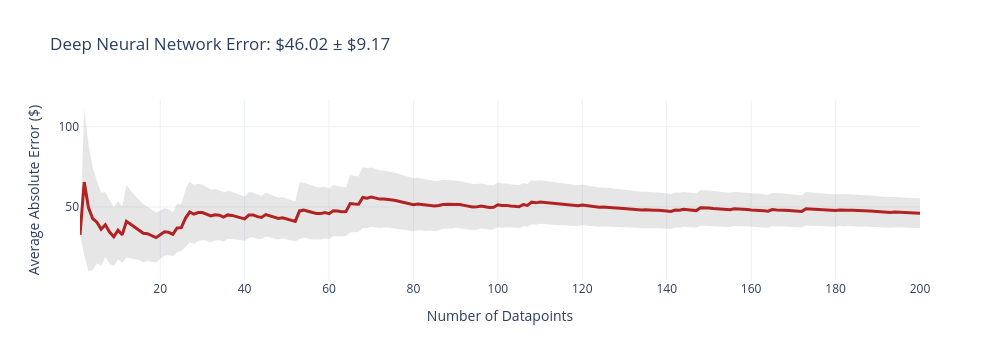
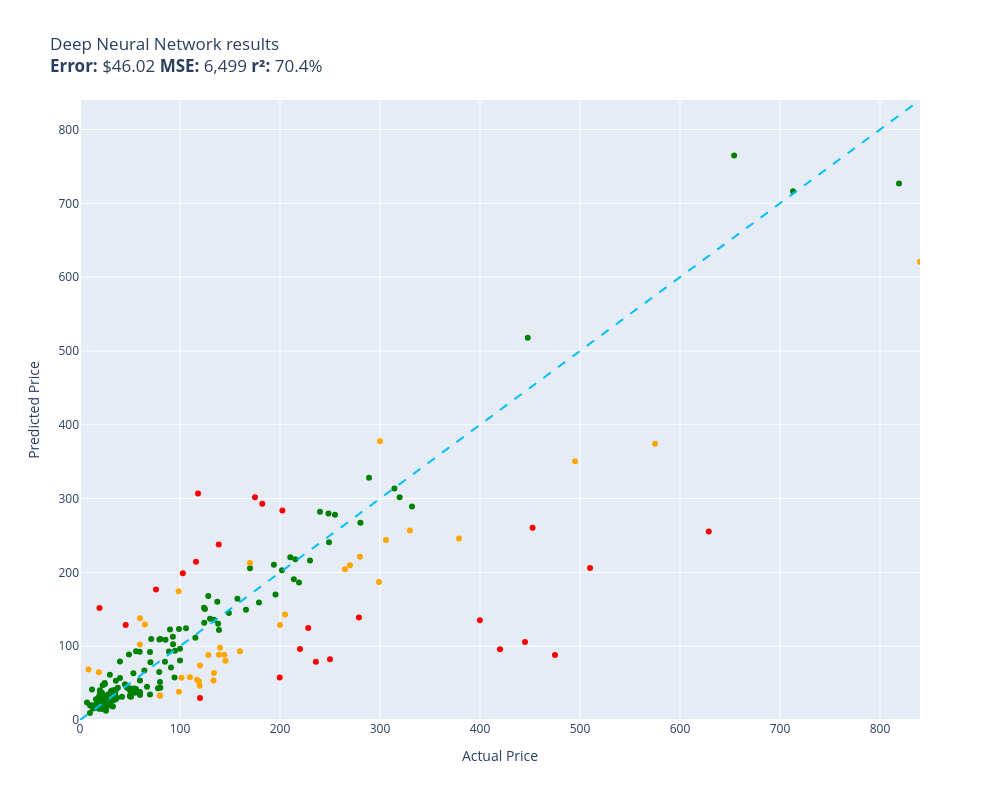

Notebook code for these charts, in order:
### Code cell
def deep_neural_network(item):
    return runner.inference(item)

evaluate(deep_neural_network, test)

### Figure 1 — Plotly figure (JSON) as saved in the notebook; plotly's stock layout.template omitted (floating-point values rounded to 4 significant figures; data arrays with more than 128 entries replaced by an {"elided": "..."} marker saying what was removed)
{"data": [{"fill": "toself", "fillcolor": "rgba(128,128,128,0.2)", "hoverinfo": "skip", "line": {"color": "rgba(255,255,255,0)"}, "name": "95% CI", "showlegend": false, "type": "scatter", "x": {"elided": "400 int values"}, "y": {"elided": "400 float values"}}, {"customdata": {"elided": "200x1 float values"}, "hovertemplate": "n=%{x}<br>Avg Error=$%{y:,.2f}<br>±95% CI=$%{customdata[0]:,.2f}<extra></extra>", "line": {"color": "firebrick", "width": 3}, "mode": "lines", "name": "Cumulative Avg Error", "type": "scatter", "x": {"elided": "200 int values"}, "y": {"elided": "200 float values"}}], "layout": {"height": 360, "showlegend": false, "title": {"text": "Deep Neural Network Error: $46.02 ± $9.17"}, "width": 1000, "xaxis": {"title": {"text": "Number of Datapoints"}}, "yaxis": {"title": {"text": "Average Absolute Error ($)"}}}}

### Figure 2 — Plotly figure (JSON) as saved in the notebook; plotly's stock layout.template omitted (floating-point values rounded to 4 significant figures; data arrays with more than 128 entries replaced by an {"elided": "..."} marker saying what was removed)
{"data": [{"customdata": {"elided": "139x1 str values"}, "hovertemplate": "%{customdata[0]}<extra></extra>", "legendgroup": "green", "marker": {"color": "green", "size": 6, "symbol": "circle"}, "mode": "markers", "name": "green", "orientation": "v", "showlegend": true, "type": "scatter", "x": {"elided": "139 float values"}, "xaxis": "x", "y": {"elided": "139 float values"}, "yaxis": "y"}, {"customdata": [["telpo Headlight Assembly Fit For 15 Camr...\nGuess=$214.27 Actual=$115.99"], ["SKB iSeries 3i-13096-6KP Case for BlackM...\nGuess=$301.95 Actual=$174.99"], ["DEWALT 20V MAX* XR Impact Driver with Bl...\nGuess=$260.57 Actual=$452.53"], ["JRready ST6313 DT Deutsch Connector Kit,...\nGuess=$57.45 Actual=$199.68"], ["Dakota Alert MURS Alert Probe Sensor - M...\nGuess=$96.25 Actual=$219.99"], ["KOHLER 18865-CP Filtered Water Faucet, P...\nGuess=$88.14 Actual=$475.00"], ["Evan-Fischer Front Bumper Cover Compatib...\nGuess=$283.75 Actual=$202.38"], ["Sumerain S1339CM Double Handle Widesprea...\nGuess=$78.79 Actual=$235.86"], ["Poison Spyder 10-08-020 Rocker Knocker\nGuess=$255.48 Actual=$628.76"], ["Lighted Triangle Mirror Cabinet Bathroom...\nGuess=$105.70 Actual=$445.00"], ["BESTILL Wall Mounted Shower Faucet Set, ...\nGuess=$176.95 Actual=$76.00"], ["Pidoko Kids Train Table, Grey with 90 Pc...\nGuess=$29.68 Actual=$119.97"], ["ANZO USA 111207 GMC SIERRA 99-06 / YUKON...\nGuess=$293.01 Actual=$182.28"], ["KOHLER K-1185540-CP Assembly-Slider\nGuess=$128.71 Actual=$45.67"], ["Pioneer 2AM401-BN Two Handle Kitchen Fau...\nGuess=$124.70 Actual=$228.22"], ["LSI Broadcom SAS 9300-8i 8-port 12Gb/s S...\nGuess=$306.73 Actual=$118.00"], ["Canon Sure Shot 90u 35mm Date Camera\nGuess=$135.03 Actual=$399.89"], ["GENUINE VOLVO THERMOSTAT (3.0, 3.2) S60 ...\nGuess=$198.73 Actual=$102.85"], ["Music Hall pa15.3 MM/MC Phono Preamplifi...\nGuess=$82.27 Actual=$250.00"], ["Lorell Bell Chair Glide, 2.5\", Black\nGuess=$151.88 Actual=$19.50"], ["Competition Clutch Disc and Pressure Pla...\nGuess=$205.91 Actual=$510.00"], ["VIPMOTOZ Sequential Turn Signal Premium ...\nGuess=$138.97 Actual=$278.94"], ["Pacific Drums PDCM1618TTRB 16 x 18 Inche...\nGuess=$95.77 Actual=$419.99"], ["Garmin 010-12402-10 GT15M-TM Transom-Mou...\nGuess=$237.66 Actual=$138.74"]], "hovertemplate": "%{customdata[0]}<extra></extra>", "legendgroup": "red", "marker": {"color": "red", "size": 6, "symbol": "circle"}, "mode": "markers", "name": "red", "orientation": "v", "showlegend": true, "type": "scatter", "x": [116.0, 175.0, 452.5, 199.7, 220.0, 475.0, 202.4, 235.9, 628.8, 445.0, 76.0, 120.0, 182.3, 45.67, 228.2, 118.0, 399.9, 102.8, 250.0, 19.5, 510.0, 278.9, 420.0, 138.7], "xaxis": "x", "y": [214.3, 301.9, 260.6, 57.45, 96.25, 88.14, 283.7, 78.79, 255.5, 105.7, 176.9, 29.68, 293.0, 128.7, 124.7, 306.7, 135.0, 198.7, 82.27, 151.9, 205.9, 139.0, 95.77, 237.7], "yaxis": "y"}, {"customdata": [["SuppliesOutlet Compatible Toner Cartridg...\nGuess=$88.46 Actual=$144.29"], ["Pump Head TBVECHI 175PSI 4KW 5.5HP 21CFM...\nGuess=$256.70 Actual=$329.90"], ["Metabo HPT 36V MultiVolt™ Cordless Rotar...\nGuess=$245.81 Actual=$379.00"], ["PEMP E65 E66 CDC Simulate Optical Fiber ...\nGuess=$52.00 Actual=$119.00"], ["Intermatic PX300 12V 300W Transformer wi...\nGuess=$63.70 Actual=$134.00"], ["Mini PC, Kinupute Desktop Computer E3-12...\nGuess=$350.53 Actual=$495.00"], ["Aolemi Oil Rubbed Bronze Single Function...\nGuess=$174.36 Actual=$98.65"], ["Clementoni 39132.5 Jigsaw Puzzle 1,000 P...\nGuess=$32.97 Actual=$79.95"], ["GanFindX Portable Car Hand Controls for ...\nGuess=$93.17 Actual=$159.90"], ["15\" Locking Shower Head Extension Arm in...\nGuess=$33.09 Actual=$79.95"], ["Wenger City Upgrade Laptop Backpack with...\nGuess=$80.19 Actual=$145.42"], ["Fjallraven, Kanken Laptop 15\" Backpack f...\nGuess=$46.38 Actual=$119.65"], ["Western Digital Enterprise RE4-GP 2TB SA...\nGuess=$57.90 Actual=$109.95"], ["Trail Gear Twin Stick Kit for Top Shift ...\nGuess=$221.10 Actual=$279.92"], ["Engine Thermostat, Replace 19301-PAA-306...\nGuess=$64.77 Actual=$18.89"], ["Marvel Legends Series X-Men 6-Inch Archa...\nGuess=$38.29 Actual=$98.95"], ["LEGO Marvel Avengers War Machine Buster ...\nGuess=$137.89 Actual=$59.95"], ["Kingston Brass KS269SN Kingston Clawfoot...\nGuess=$243.70 Actual=$305.99"], ["EMART Photography C Stand with Boom Arm,...\nGuess=$74.01 Actual=$119.99"], ["KS K-STORM Replacement Silicone Mushroom...\nGuess=$68.51 Actual=$8.50"], ["Aeromotive 13304 Regulator, X1 Adjustabl...\nGuess=$209.57 Actual=$269.95"], ["Walker Exhaust Ultra EPA 16478 Direct Fi...\nGuess=$374.15 Actual=$574.99"], ["4pc Wheel Spacers Adapters 4\" (2inch Per...\nGuess=$54.42 Actual=$116.95"], ["Urth 62mm UV, Circular Polarizing (CPL),...\nGuess=$88.48 Actual=$139.00"], ["Mikrotik RB3011UIAS-RM RouterBOARD 10xGi...\nGuess=$186.99 Actual=$299.00"], ["DuraGo 29515020 Front Hub Assembly\nGuess=$88.21 Actual=$128.34"], ["Ibanez M510OVS Acoustic Mandolin in Vint...\nGuess=$212.80 Actual=$169.99"], ["Universal Power Group 12V 100Ah Sealed L...\nGuess=$128.73 Actual=$199.99"], ["Hp Pavilion P7-1257c Motherboard Aahd3-h...\nGuess=$102.13 Actual=$59.86"], ["UPR Mach 1 Chin Spoiler Fits 94-98 Musta...\nGuess=$129.34 Actual=$64.99"], ["SP Air Corporation SP-8102BU 1/4-Inch He...\nGuess=$142.81 Actual=$204.99"], ["APS iBoard (304 Stainless Steel Polished...\nGuess=$204.15 Actual=$264.95"], ["StonKraft Brass Chess Board Game Set wit...\nGuess=$97.97 Actual=$140.00"], ["Dell XPS 13 9343-2727SLV 13.3\" Full HD S...\nGuess=$620.86 Actual=$839.99"], ["DuraGo BR5330 Front Vented Disc Brake Ro...\nGuess=$57.29 Actual=$101.51"], ["HP Laserjet 2100 Laser Printer W/Test Pr...\nGuess=$377.65 Actual=$299.98"], ["Targus CityGear Durable Backpack, Black,...\nGuess=$53.47 Actual=$133.43"]], "hovertemplate": "%{customdata[0]}<extra></extra>", "legendgroup": "orange", "marker": {"color": "orange", "size": 6, "symbol": "circle"}, "mode": "markers", "name": "orange", "orientation": "v", "showlegend": true, "type": "scatter", "x": [144.3, 329.9, 379.0, 119.0, 134.0, 495.0, 98.65, 79.95, 159.9, 79.95, 145.4, 119.7, 110.0, 279.9, 18.89, 98.95, 59.95, 306.0, 120.0, 8.5, 269.9, 575.0, 117.0, 139.0, 299.0, 128.3, 170.0, 200.0, 59.86, 64.99, 205.0, 264.9, 140.0, 840.0, 101.5, 300.0, 133.4], "xaxis": "x", "y": [88.46, 256.7, 245.8, 52.0, 63.7, 350.5, 174.4, 32.97, 93.17, 33.09, 80.19, 46.38, 57.9, 221.1, 64.77, 38.29, 137.9, 243.7, 74.01, 68.51, 209.6, 374.1, 54.42, 88.48, 187.0, 88.21, 212.8, 128.7, 102.1, 129.3, 142.8, 204.1, 97.97, 620.9, 57.29, 377.6, 53.47], "yaxis": "y"}, {"hoverinfo": "skip", "line": {"color": "deepskyblue", "dash": "dash", "width": 2}, "mode": "lines", "name": "y = x", "showlegend": false, "type": "scatter", "x": [0, 840.0], "y": [0, 840.0]}], "layout": {"height": 800, "legend": {"title": {"text": "color"}, "tracegroupgap": 0}, "showlegend": false, "title": {"text": "Deep Neural Network results<br><b>Error:</b> $46.02 <b>MSE:</b> 6,499 <b>r²:</b> 70.4%"}, "width": 1000, "xaxis": {"anchor": "y", "domain": [0, 1], "range": [0, 840.0], "title": {"text": "Actual Price"}}, "yaxis": {"anchor": "x", "domain": [0, 1], "range": [0, 840.0], "title": {"text": "Predicted Price"}}}}
